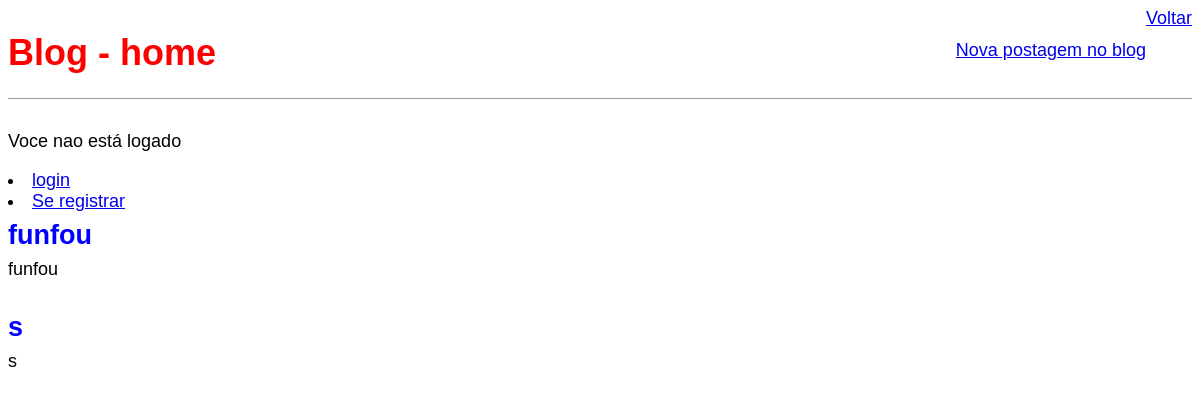
Before: / with the older database file.
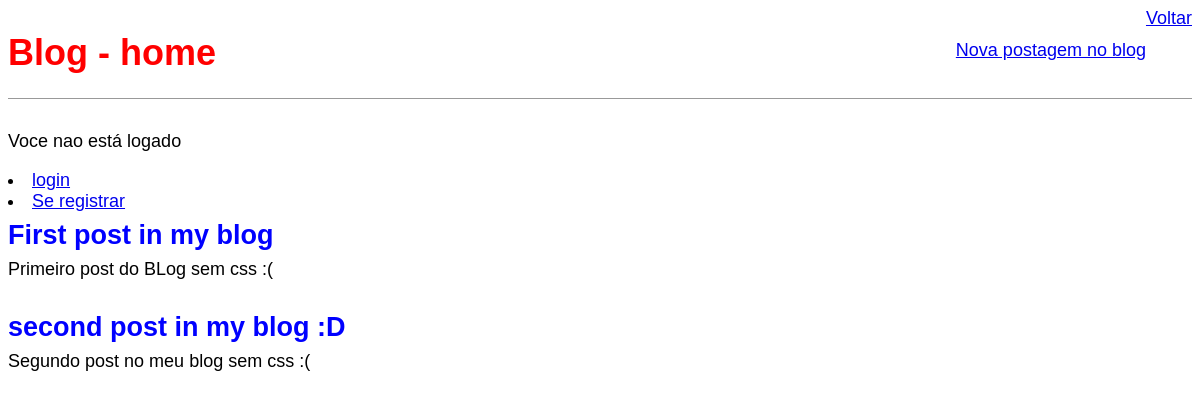
After: the same page with the newer database file.
### blog/models.py (models this page shows, shortened)
class Post(models.Model):
    STATUS = (
        ('rascunho', 'Rascunho'),
        ('publicado', 'Publicado'),
    )
    titulo = models.CharField(max_length=250)
    slug = models.SlugField(max_length=250)
    autor = models.ForeignKey(User, on_delete=models.CASCADE)
    conteudo = models.TextField()
    publicado = models.DateTimeField(default=timezone.now)
    criado = models.DateTimeField(auto_now_add=True)
    alterado = models.DateTimeField(auto_now=True)
    status = models.CharField(max_length=10, choices=STATUS,
                              default='rascunho')
    def get_absolute_url(self):
        return reverse('post_detail', args=[self.slug])
    class Meta:
        ordering = ('publicado',)

### blog/views.py (the view)
# urls.py: path('', views.BlogListView.as_view(), name='home'),
class BlogListView(ListView):
    model = Post
    template_name = 'blog/home.html'

### blog/templates/blog/home.html (shortened to what this page needs)
{% extends 'base.html' %}
{% block content %}
    {% for post in object_list %}
        <div class="post-entry">
            <h2><a href="{{ post.get_absolute_url }}"> {{ post.titulo }} </a></h2>
            <p>{{ post.conteudo }} </p>
        </div>
    {% endfor %}
{% endblock content %}

Changed rows visible on the page:
removed Post: titulo "funfou", conteudo "funfou"
removed Post: titulo "s", conteudo "s"
added Post: titulo "First post in my blog", conteudo "Primeiro post do BLog sem css :("
added Post: titulo "second post in my blog :D", conteudo "Segundo post no meu blog sem css :("
